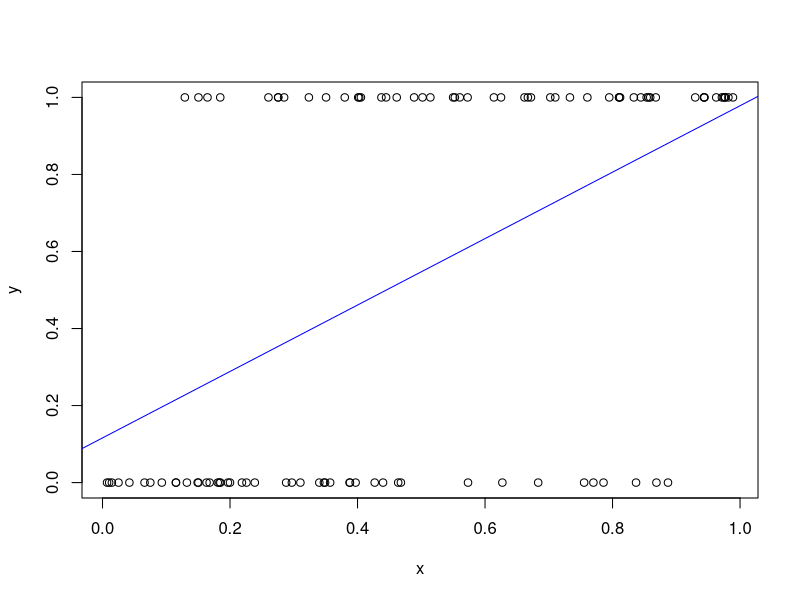
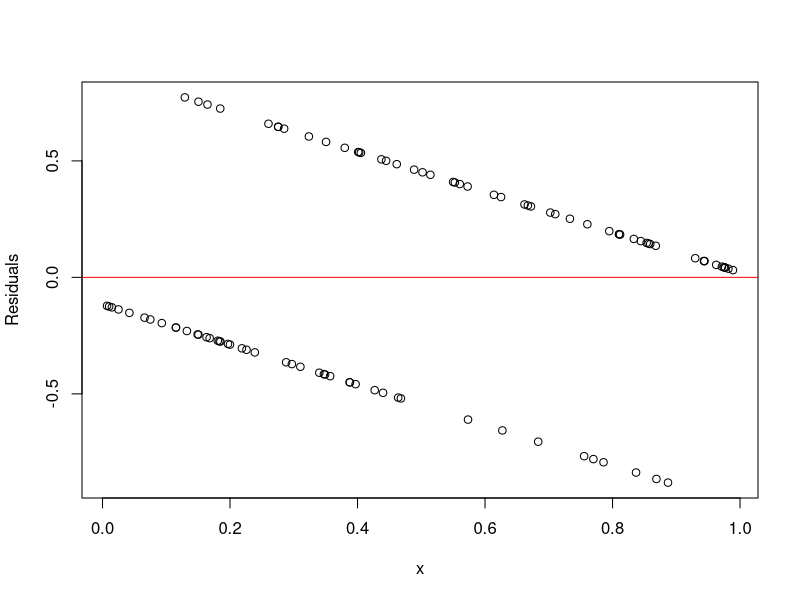

These figures' R source, in order:
## ---- chunk 1
#| echo: true
set.seed(2)
n <- 1e2
x <- runif(n)
y <- rbinom(n = n,
            size = 1,
            prob = x)
mod_01 <- lm(y ~ x)
plot(x = x,
     y = y)
abline(mod_01,
       col = "blue")
summary(mod_01)
## ---- chunk 2
plot(x = x,
     y = mod_01$residuals,
     ylab = "Residuals")
abline(h = 0,
       col = "red")
